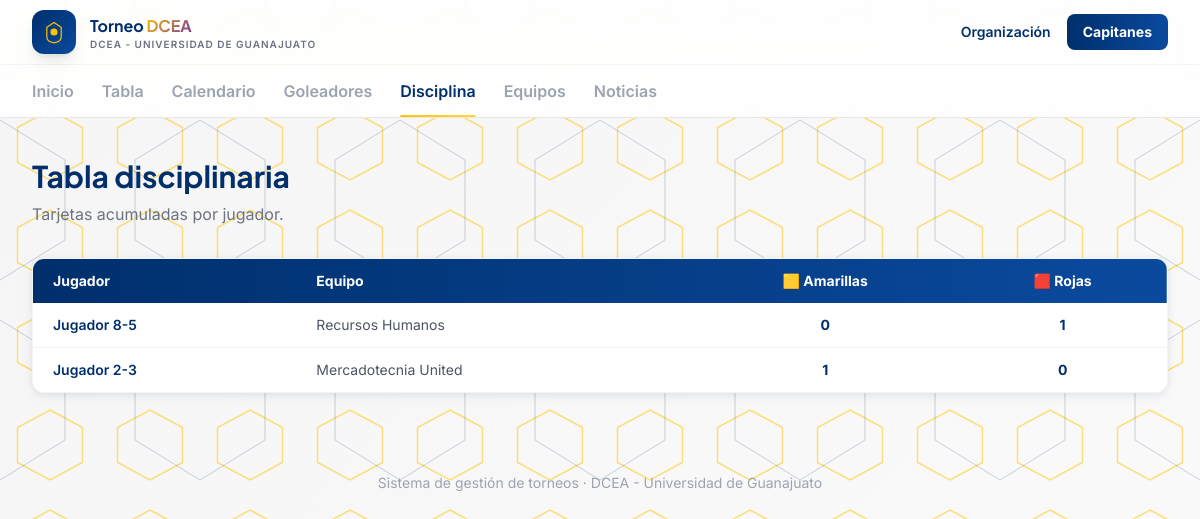
The app's page /disciplina with its own data.
### app/models/core.py (models this page shows)
class Organizacion(db.Model):
    __tablename__ = "organizaciones"
    id = db.Column(db.Integer, primary_key=True)
    nombre = db.Column(db.String(150), nullable=False)
    logo_url = db.Column(db.String(300))
    torneos = db.relationship("Torneo", backref="organizacion", lazy=True)
    equipos = db.relationship("Equipo", backref="organizacion", lazy=True)
    canchas = db.relationship("Cancha", backref="organizacion", lazy=True)
    arbitros = db.relationship("Arbitro", backref="organizacion", lazy=True)
    noticias = db.relationship("Noticia", backref="organizacion", lazy=True)

### app/models/equipos.py (models this page shows, shortened)
class Jugador(db.Model):
    __tablename__ = "jugadores"
    id = db.Column(db.Integer, primary_key=True)
    usuario_id = db.Column(db.Integer, db.ForeignKey("usuarios.id"))
    nombre = db.Column(db.String(120), nullable=False)
    foto_url = db.Column(db.String(300))
    fecha_nacimiento = db.Column(db.Date)
    rosters = db.relationship("Roster", backref="jugador", lazy=True)

class Equipo(db.Model):
    __tablename__ = "equipos"
    id = db.Column(db.Integer, primary_key=True)
    organizacion_id = db.Column(db.Integer, db.ForeignKey("organizaciones.id"), nullable=False)
    nombre = db.Column(db.String(120), nullable=False)
    escudo_url = db.Column(db.String(300))
    capitan_id = db.Column(db.Integer, db.ForeignKey("usuarios.id"))
    inscripciones = db.relationship("Inscripcion", backref="equipo", lazy=True)
    rosters = db.relationship("Roster", backref="equipo", lazy=True)

### app/routes/public.py (the view)
@public_bp.route("/disciplina")
def disciplina():
    fase = _fase_actual()
    tabla = estadisticas_service.tabla_disciplinaria(fase.id if fase else None, limite=30)
    return render_template("public/disciplina.html", tabla=tabla)

### app/routes/public.py (called while the page is built)
def _fase_actual():
    fase = Fase.query.filter_by(tipo="grupos").first()
    return fase

### app/templates/public/disciplina.html (shortened to what this page needs)
{% extends "public/base.html" %}
{% block content %}
<h1 class="font-display text-3xl font-bold text-navy mb-2">Tabla disciplinaria</h1>
<p class="text-gray-500 mb-8">Tarjetas acumuladas por jugador.</p>
<div class="bg-white rounded-xl shadow-card border border-gray-100 overflow-hidden">
  <table class="w-full text-sm">
    <thead>
      <tr class="bg-gradient-to-r from-navy to-navy-light text-white">
        <th class="py-3 px-5 text-left font-bold">Jugador</th>
        <th class="py-3 px-5 text-left font-bold">Equipo</th>
        <th class="py-3 px-5 text-center font-bold">🟨 Amarillas</th>
        <th class="py-3 px-5 text-center font-bold">🟥 Rojas</th>
      </tr>
    </thead>
    <tbody class="divide-y divide-gray-100">
      {% for d in tabla %}
        <tr class="hover:bg-gray-50/70">
          <td class="py-3 px-5 font-semibold text-navy">
            <a href="{{ url_for('public.jugador_detalle', jugador_id=d.jugador.id) }}" class="hover:text-gold-dark">{{ d.jugador.nombre }}</a>
          </td>
          <td class="py-3 px-5 text-gray-600">{{ d.jugador.rosters[0].equipo.nombre if d.jugador.rosters else '' }}</td>
          <td class="py-3 px-5 text-center font-bold text-navy">{{ d.amarillas }}</td>
          <td class="py-3 px-5 text-center font-bold text-navy">{{ d.rojas }}</td>
        </tr>
      {% else %}
        <tr><td colspan="4" class="py-8 text-center text-gray-400">Sin sanciones registradas.</td></tr>
      {% endfor %}
    </tbody>
  </table>
</div>
{% endblock %}

### app/templates/public/base.html (shortened to what this page needs)
<!DOCTYPE html>
<html lang="es">
<head>
<script src="https://cdn.tailwindcss.com"></script>
</head>
<body>
<header class="sticky top-0 z-40 bg-white/85 backdrop-blur-xl border-b border-gray-200">
  <div class="max-w-7xl mx-auto px-5 sm:px-8 h-16 flex items-center justify-between">
    <a href="{{ url_for('public.home') }}" class="flex items-center gap-3.5">
      <div class="w-11 h-11 rounded-xl bg-gradient-to-br from-navy to-navy-light flex items-center justify-center shadow-lg">
        <svg width="24" height="24" viewBox="0 0 40 40" fill="none">
          <path d="M20 4 L32 12 V28 C32 34 28 37 20 38 C12 37 8 34 8 28 V12 Z" stroke="#FFC400" stroke-width="2" fill="none"/>
          <circle cx="20" cy="20" r="6" fill="#FFC400"/>
        </svg>
      </div>
      <div class="leading-tight">
        <p class="font-display font-bold text-navy text-[15px] sm:text-base">Torneo <span class="gradient-accent">DCEA</span></p>
        <p class="text-[10px] text-gray-500 tracking-widest uppercase font-semibold hidden sm:block">{{ organizacion.nombre if organizacion else 'Sitio público' }}</p>
      </div>
    </a>
    <div class="flex items-center gap-4">
      <a href="{{ url_for('admin.login') }}" class="text-sm font-semibold text-navy hover:text-gold hidden sm:inline">Organización</a>
      <a href="{{ url_for('capitan.login') }}" class="bg-gradient-to-r from-navy to-navy-light hover:shadow-lg text-white text-sm font-bold px-4 py-2 rounded-lg transition-all">Capitanes</a>
    </div>
  </div>
  <nav class="max-w-7xl mx-auto px-5 sm:px-8 flex gap-7 border-t border-gray-100 overflow-x-auto">
    {% macro navlink(endpoint, label) %}
      <a href="{{ url_for(endpoint) }}" class="tab-link {{ 'active' if request.endpoint == endpoint }}">{{ label }}</a>
    {% endmacro %}
    {{ navlink('public.home', 'Inicio') }}
    {{ navlink('public.tabla_posiciones', 'Tabla') }}
    {{ navlink('public.calendario', 'Calendario') }}
    {{ navlink('public.goleadores', 'Goleadores') }}
    {{ navlink('public.disciplina', 'Disciplina') }}
    {{ navlink('public.equipos', 'Equipos') }}
    {{ navlink('public.noticias', 'Noticias') }}
  </nav>
</header>
<main class="max-w-7xl mx-auto px-5 sm:px-8 py-10">
  {% block content %}{% endblock %}
</main>
<footer class="text-center py-10 text-gray-400 text-sm">
  Sistema de gestión de torneos &middot; {{ organizacion.nombre if organizacion else '' }}
</footer>
</body>
</html>

### app/templates/public/base.html (style rules this page uses)
* { box-sizing: border-box; }
body { font-family: 'Inter', sans-serif; min-height: 100vh; position: relative; background: linear-gradient(135deg, #F5F5F5 0%, #FAFAFA 100%); overflow-x: hidden; }
body::before { content: ''; position: fixed; top: 0; left: 0; width: 100%; height: 100%; z-index: -2; background-repeat: repeat; background-size: 100px 100px; pointer-events: none; }
body::after { content: ''; position: fixed; top: 0; left: 0; width: 100%; height: 100%; z-index: -2; background-repeat: repeat; background-size: 200px 200px; background-position: 100px 100px; pointer-events: none; }
main { position: relative; z-index: 1; }
.font-display { font-family: 'Plus Jakarta Sans', sans-serif; }
.tab-link { position: relative; font-weight: 600; color: #9CA3AF; padding: 14px 0; white-space: nowrap; }
.tab-link.active { color: #002F6C; }
.tab-link.active::after { content: ''; position: absolute; left: 0; right: 0; bottom: -1px; height: 3px; background: linear-gradient(90deg, #FFC400, #FFD740); border-radius: 2px; }
.gradient-accent { background: linear-gradient(135deg, #FFC400, #7030A0); -webkit-background-clip: text; -webkit-text-fill-color: transparent; background-clip: text; }

### records on screen
Organizacion: nombre "DCEA - UNIVERSIDAD DE GUANAJUATO", nombre "DCEA - Universidad de Guanajuato"
Jugador: jugador.nombre "Jugador 8-5"
Equipo: jugador "Recursos Humanos"
Jugador: jugador.nombre "Jugador 2-3"
Equipo: jugador "Mercadotecnia United"

### other values on screen
{{ label }} "Inicio Tabla Calendario Goleadores Disciplina Equipos Noticias"
{{ d.amarillas }} "0" "1"
{{ d.rojas }} "1" "0"
